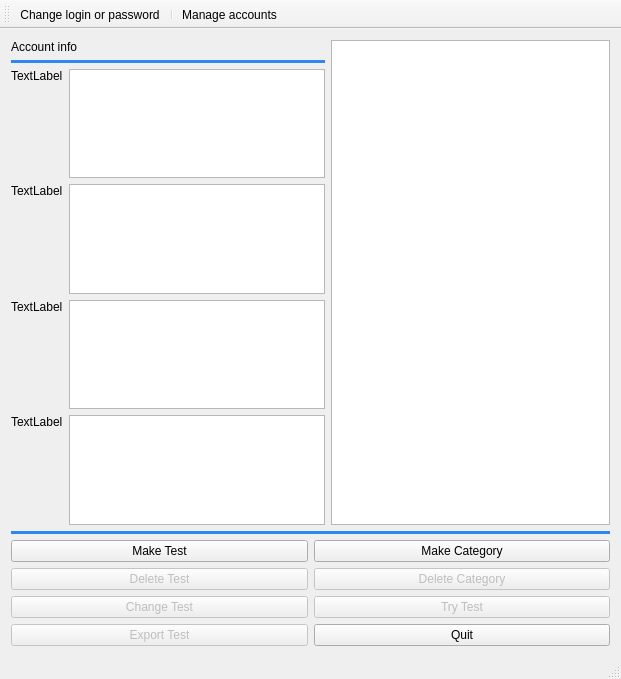
<?xml version="1.0" encoding="UTF-8"?>
<ui version="4.0">
 <class>CreateWindow</class>
 <widget class="QMainWindow" name="CreateWindow">
  <property name="geometry">
   <rect>
    <x>0</x>
    <y>0</y>
    <width>621</width>
    <height>679</height>
   </rect>
  </property>
  <property name="windowTitle">
   <string>MainWindow</string>
  </property>
  <widget class="QWidget" name="centralWidget">
   <layout class="QVBoxLayout" name="verticalLayout_2" stretch="0,0,0">
    <item>
     <layout class="QHBoxLayout" name="horizontalLayout_2">
      <item>
       <layout class="QVBoxLayout" name="verticalLayout" stretch="0,0,0">
        <item>
         <widget class="QLabel" name="label_accountInfo">
          <property name="text">
           <string>Account info</string>
          </property>
         </widget>
        </item>
        <item>
         <widget class="QFrame" name="frame_2">
          <property name="styleSheet">
           <string notr="true">background-color: #2d89ef;
border-radius:2px;</string>
          </property>
          <property name="frameShape">
           <enum>QFrame::HLine</enum>
          </property>
          <property name="frameShadow">
           <enum>QFrame::Raised</enum>
          </property>
         </widget>
        </item>
        <item>
         <layout class="QGridLayout" name="gridLayout">
          <item row="3" column="0">
           <widget class="QLabel" name="label_3">
            <property name="text">
             <string>TextLabel</string>
            </property>
            <property name="alignment">
             <set>Qt::AlignLeading|Qt::AlignLeft|Qt::AlignTop</set>
            </property>
           </widget>
          </item>
          <item row="2" column="1">
           <widget class="QTextBrowser" name="textBrowser_2">
            <property name="sizePolicy">
             <sizepolicy hsizetype="Expanding" vsizetype="Maximum">
              <horstretch>0</horstretch>
              <verstretch>0</verstretch>
             </sizepolicy>
            </property>
            <property name="minimumSize">
             <size>
              <width>0</width>
              <height>0</height>
             </size>
            </property>
           </widget>
          </item>
          <item row="3" column="1">
           <widget class="QTextBrowser" name="textBrowser_3">
            <property name="sizePolicy">
             <sizepolicy hsizetype="Expanding" vsizetype="Maximum">
              <horstretch>0</horstretch>
              <verstretch>0</verstretch>
             </sizepolicy>
            </property>
            <property name="minimumSize">
             <size>
              <width>0</width>
              <height>0</height>
             </size>
            </property>
           </widget>
          </item>
          <item row="2" column="0">
           <widget class="QLabel" name="label_2">
            <property name="text">
             <string>TextLabel</string>
            </property>
            <property name="alignment">
             <set>Qt::AlignLeading|Qt::AlignLeft|Qt::AlignTop</set>
            </property>
           </widget>
          </item>
          <item row="4" column="1">
           <widget class="QTextBrowser" name="textBrowser_4">
            <property name="sizePolicy">
             <sizepolicy hsizetype="Expanding" vsizetype="Maximum">
              <horstretch>0</horstretch>
              <verstretch>0</verstretch>
             </sizepolicy>
            </property>
            <property name="minimumSize">
             <size>
              <width>0</width>
              <height>0</height>
             </size>
            </property>
           </widget>
          </item>
          <item row="1" column="1">
           <widget class="QTextBrowser" name="textBrowser_1">
            <property name="sizePolicy">
             <sizepolicy hsizetype="Expanding" vsizetype="Maximum">
              <horstretch>0</horstretch>
              <verstretch>0</verstretch>
             </sizepolicy>
            </property>
            <property name="minimumSize">
             <size>
              <width>0</width>
              <height>0</height>
             </size>
            </property>
           </widget>
          </item>
          <item row="1" column="0">
           <widget class="QLabel" name="label_1">
            <property name="text">
             <string>TextLabel</string>
            </property>
            <property name="alignment">
             <set>Qt::AlignLeading|Qt::AlignLeft|Qt::AlignTop</set>
            </property>
           </widget>
          </item>
          <item row="4" column="0">
           <widget class="QLabel" name="label_4">
            <property name="text">
             <string>TextLabel</string>
            </property>
            <property name="alignment">
             <set>Qt::AlignLeading|Qt::AlignLeft|Qt::AlignTop</set>
            </property>
           </widget>
          </item>
         </layout>
        </item>
       </layout>
      </item>
      <item>
       <layout class="QVBoxLayout" name="verticalLayout_3">
        <item>
         <widget class="QTreeView" name="listView_tests">
          <property name="editTriggers">
           <set>QAbstractItemView::NoEditTriggers</set>
          </property>
          <property name="sortingEnabled">
           <bool>true</bool>
          </property>
          <property name="headerHidden">
           <bool>true</bool>
          </property>
         </widget>
        </item>
       </layout>
      </item>
     </layout>
    </item>
    <item>
     <widget class="QFrame" name="frame">
      <property name="styleSheet">
       <string notr="true">background-color: #2d89ef;
border-radius:2px;</string>
      </property>
      <property name="frameShape">
       <enum>QFrame::HLine</enum>
      </property>
      <property name="frameShadow">
       <enum>QFrame::Raised</enum>
      </property>
     </widget>
    </item>
    <item>
     <layout class="QGridLayout" name="gridLayout_2">
      <item row="0" column="1">
       <widget class="QPushButton" name="pushButton_make_category">
        <property name="text">
         <string>Make Category</string>
        </property>
       </widget>
      </item>
      <item row="0" column="0">
       <widget class="QPushButton" name="pushButton_make">
        <property name="text">
         <string>Make Test</string>
        </property>
       </widget>
      </item>
      <item row="3" column="1">
       <widget class="QPushButton" name="pushButton_passTest">
        <property name="enabled">
         <bool>false</bool>
        </property>
        <property name="text">
         <string>Try Test</string>
        </property>
       </widget>
      </item>
      <item row="4" column="1">
       <widget class="QPushButton" name="pushButton">
        <property name="text">
         <string>Quit</string>
        </property>
       </widget>
      </item>
      <item row="1" column="0">
       <widget class="QPushButton" name="pushButton_delete">
        <property name="enabled">
         <bool>false</bool>
        </property>
        <property name="text">
         <string>Delete Test</string>
        </property>
       </widget>
      </item>
      <item row="3" column="0">
       <widget class="QPushButton" name="pushButton_change">
        <property name="enabled">
         <bool>false</bool>
        </property>
        <property name="text">
         <string>Change Test</string>
        </property>
       </widget>
      </item>
      <item row="4" column="0">
       <widget class="QPushButton" name="pushButton_export">
        <property name="enabled">
         <bool>false</bool>
        </property>
        <property name="text">
         <string>Export Test</string>
        </property>
       </widget>
      </item>
      <item row="1" column="1">
       <widget class="QPushButton" name="pushButton_delete_category">
        <property name="enabled">
         <bool>false</bool>
        </property>
        <property name="text">
         <string>Delete Category</string>
        </property>
       </widget>
      </item>
     </layout>
    </item>
   </layout>
  </widget>
  <widget class="QStatusBar" name="statusBar"/>
  <widget class="QToolBar" name="mainToolBar">
   <attribute name="toolBarArea">
    <enum>TopToolBarArea</enum>
   </attribute>
   <attribute name="toolBarBreak">
    <bool>false</bool>
   </attribute>
   <addaction name="actionChange_login_or_password"/>
   <addaction name="separator"/>
   <addaction name="actionManage_accounts"/>
  </widget>
  <action name="actionChange_login_or_password">
   <property name="text">
    <string>Change login or password</string>
   </property>
  </action>
  <action name="actionManage_accounts">
   <property name="text">
    <string>Manage accounts</string>
   </property>
  </action>
 </widget>
 <layoutdefault spacing="6" margin="11"/>
 <resources/>
 <connections/>
</ui>
